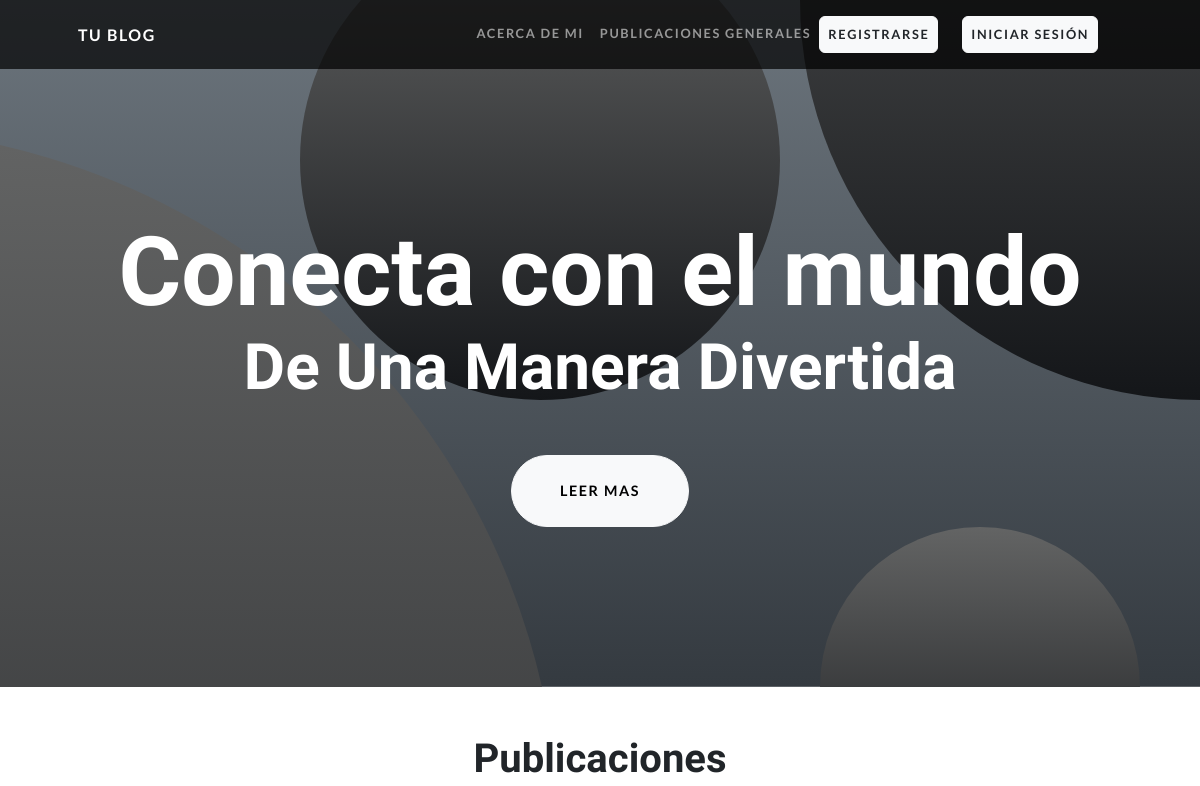
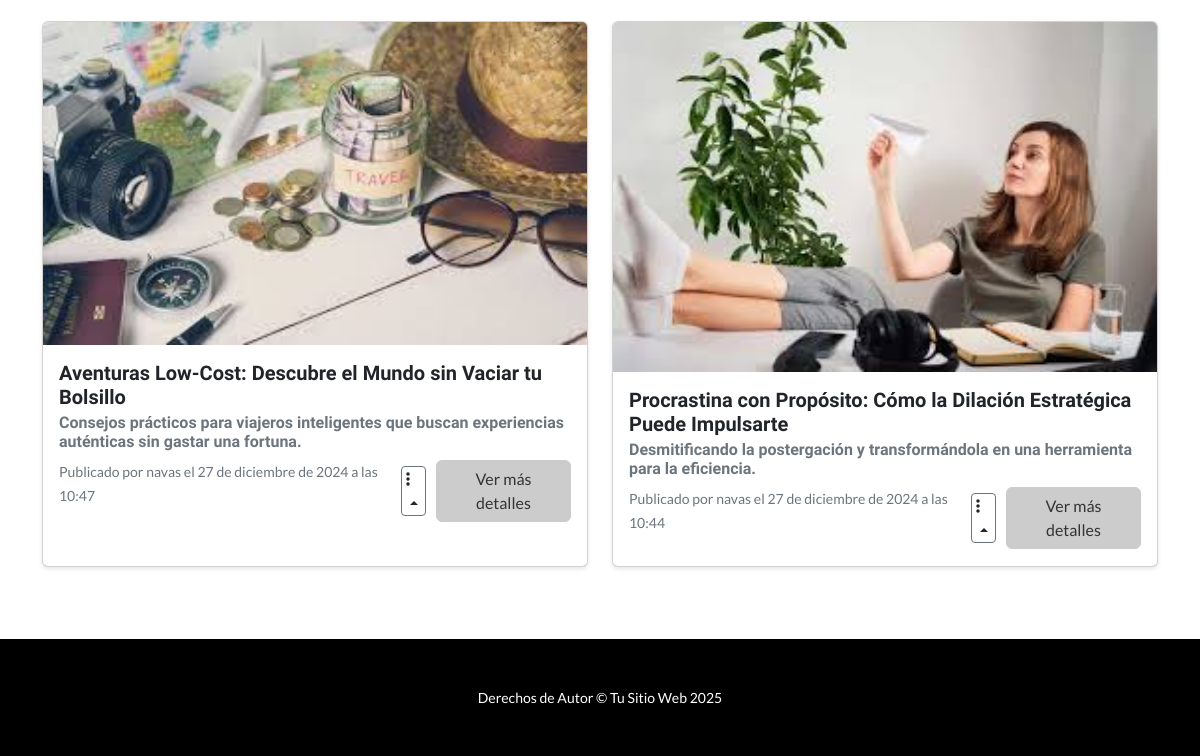
The app's page /publicaciones-generales/, older data (2 pictures, top to bottom).
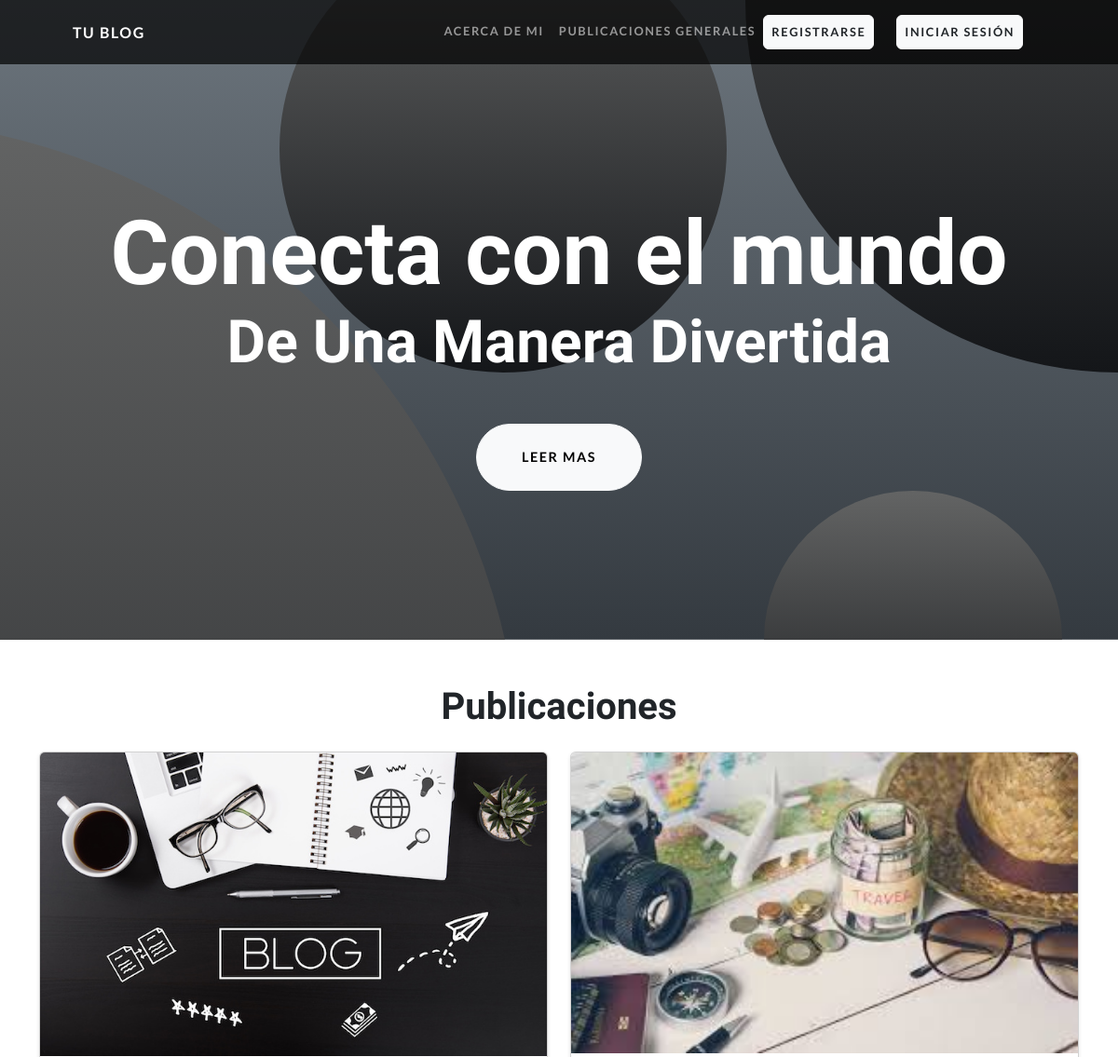
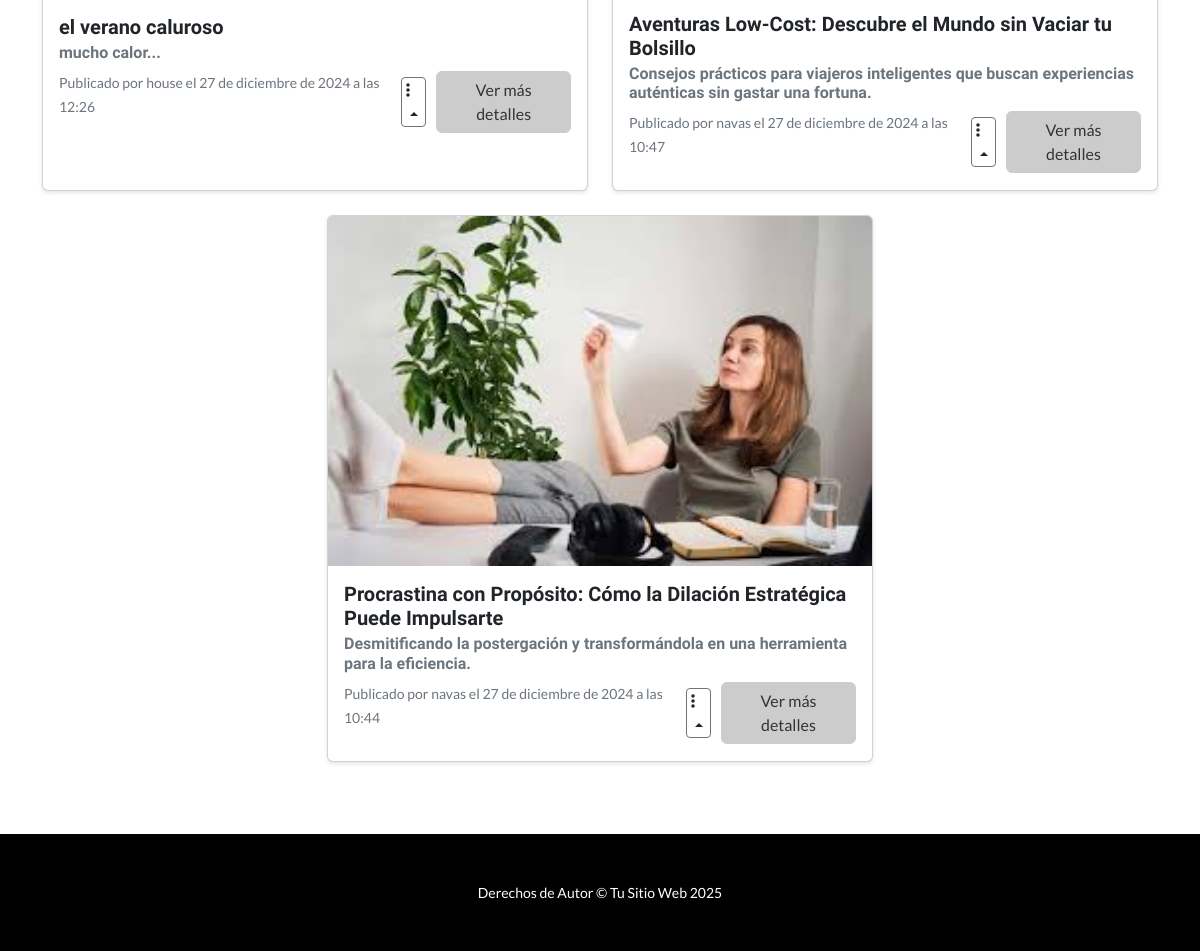
The same page, newer data (2 pictures, top to bottom).
### app_web/models.py (models this page shows, shortened)
class Publicacion(models.Model):
    titulo = models.CharField(max_length=200)
    subtitulo = models.CharField(max_length=200, blank=True, null=True) #opcional
    contenido = models.TextField()
    autor = models.ForeignKey(User, on_delete=models.CASCADE) # Relación con el autor (usuario)
    fecha_publicacion = models.DateTimeField(auto_now_add=True)
    imagen_portada = models.ImageField(upload_to='blog/portadas/', blank=True, null=True)
    class Meta:
        ordering = ['-fecha_publicacion']

### app_web/views.py (the view)
# urls.py: path('publicaciones-generales/', publicaciones_generales, name="publicaciones-generales"),
def publicaciones_generales(request):
    publicaciones = Publicacion.objects.all().order_by('-fecha_publicacion')
    contexto = {'publicaciones': publicaciones}
    return render(request, 'app_web/publicaciones_generales.html', contexto)

### app_web/templates/app_web/publicaciones_generales.html (shortened to what this page needs)
{% extends 'app_web/base.html' %}
{% load static %}
{% block contenido %}
  <div class="container py-5">
    <h1 class="text-center mb-4">Publicaciones</h1>
    <div class="row justify-content-center">
      {% if publicaciones %}
        {% for publicacion in publicaciones %}
          <div class="col-md-8 col-lg-6 mb-4">
            <div class="card h-100">
              {% if publicacion.imagen_portada %}
                <img src="{{ publicacion.imagen_portada.url }}" class="card-img-top" alt="{{ publicacion.titulo }}" />
              {% endif %}
              <div class="card-body d-flex flex-column">
                <h5 class="card-title">{{ publicacion.titulo }}</h5>
                <h6 class="card-subtitle mb-2 text-muted">{{ publicacion.subtitulo }}</h6>
                <div class="d-flex justify-content-between align-items-center">
                  <p class="card-text">
                    <small class="text-muted">Publicado por {{ publicacion.autor }} el {{ publicacion.fecha_publicacion }}</small>
                  </p>
{% if publicacion.autor == request.user or request.user.is_superuser %}
                    <div class="dropup">
                      <button class="btn btn-sm btn-outline-secondary dropdown-toggle py-0 px-1" type="button" id="dropdownMenuButton{{ publicacion.id }}" data-bs-toggle="dropdown" aria-expanded="false" style="all: unset; border: 1px solid #6c757d; border-radius: 4px;"><i class="fas fa-ellipsis-v"></i></button>
                      <ul class="dropdown-menu dropdown-menu-end" aria-labelledby="dropdownMenuButton{{ publicacion.id }}">
                        <li>
                          <a class="dropdown-item" href="{% url 'editar-publicacion' publicacion.id %}">Editar</a>
                        </li>
                        <li>
                          <form action="{% url 'eliminar-publicacion' publicacion.id %}" method="POST">
                            {% csrf_token %}
                            <button type="submit" class="dropdown-item" onclick="return confirm('¿Estás seguro de eliminar a {{ publicacion.titulo }}?')">Eliminar</button>
                          </form>
                        </li>
                        <li>
                          <a class="dropdown-item" href="{% url 'enviar-mensaje' publicacion.autor.id %}">Enviar mensaje al creador</a>
                        </li>
                      </ul>
                    </div>
                  {% else %}
                    <div class="dropup">
                      <button class="btn btn-sm btn-outline-secondary dropdown-toggle py-0 px-1" type="button" id="dropdownMenuButton{{ publicacion.id }}" data-bs-toggle="dropdown" aria-expanded="false" style="all: unset; border: 1px solid #6c757d; border-radius: 4px;"><i class="fas fa-ellipsis-v"></i></button>
                    </div>
                  {% endif %}
                  <a href="{% url 'detalle-publicacion' publicacion.id %}" class="btn btn-ver-mas-detalles">Ver más detalles</a>
                </div>
              </div>
            </div>
          </div>
        {% endfor %}
      {% else %}
        <div class="col-12 text-center">
          <p>No hay publicaciones disponibles.</p>
        </div>
      {% endif %}
    </div>
  </div>
{% endblock %}

Row changes from the older to the newer data that the page shows:
added Publicacion: imagen_portada (picture), titulo "el verano caluroso", subtitulo "mucho calor...", autor "house", fecha_publicacion "27 de diciembre de 2024 a las 12:26"
